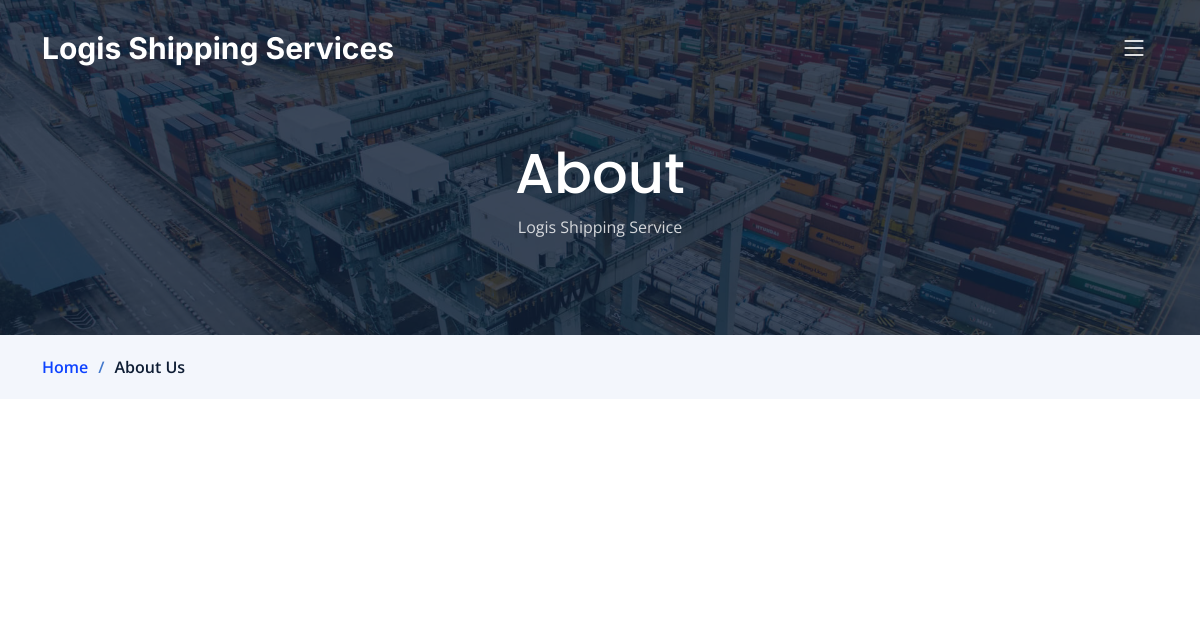
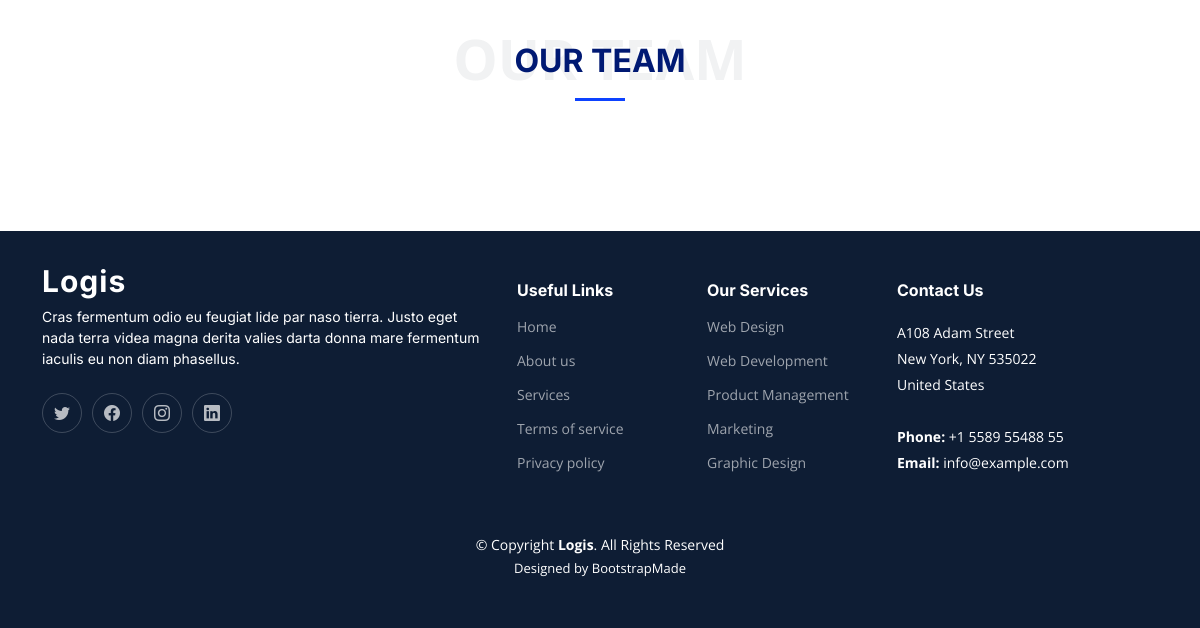
Page /about/ on the earlier database version (2 pictures, top to bottom).
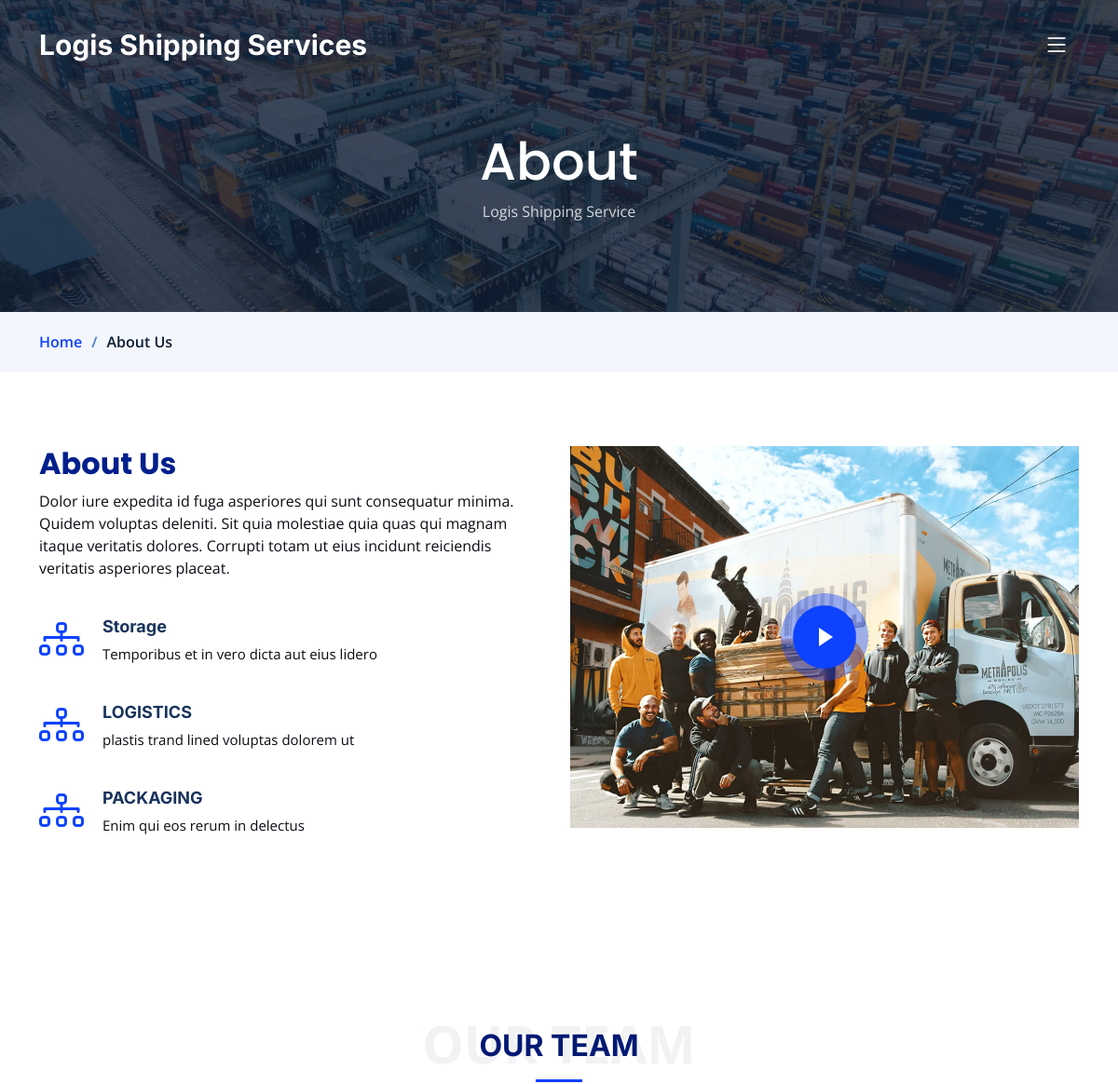
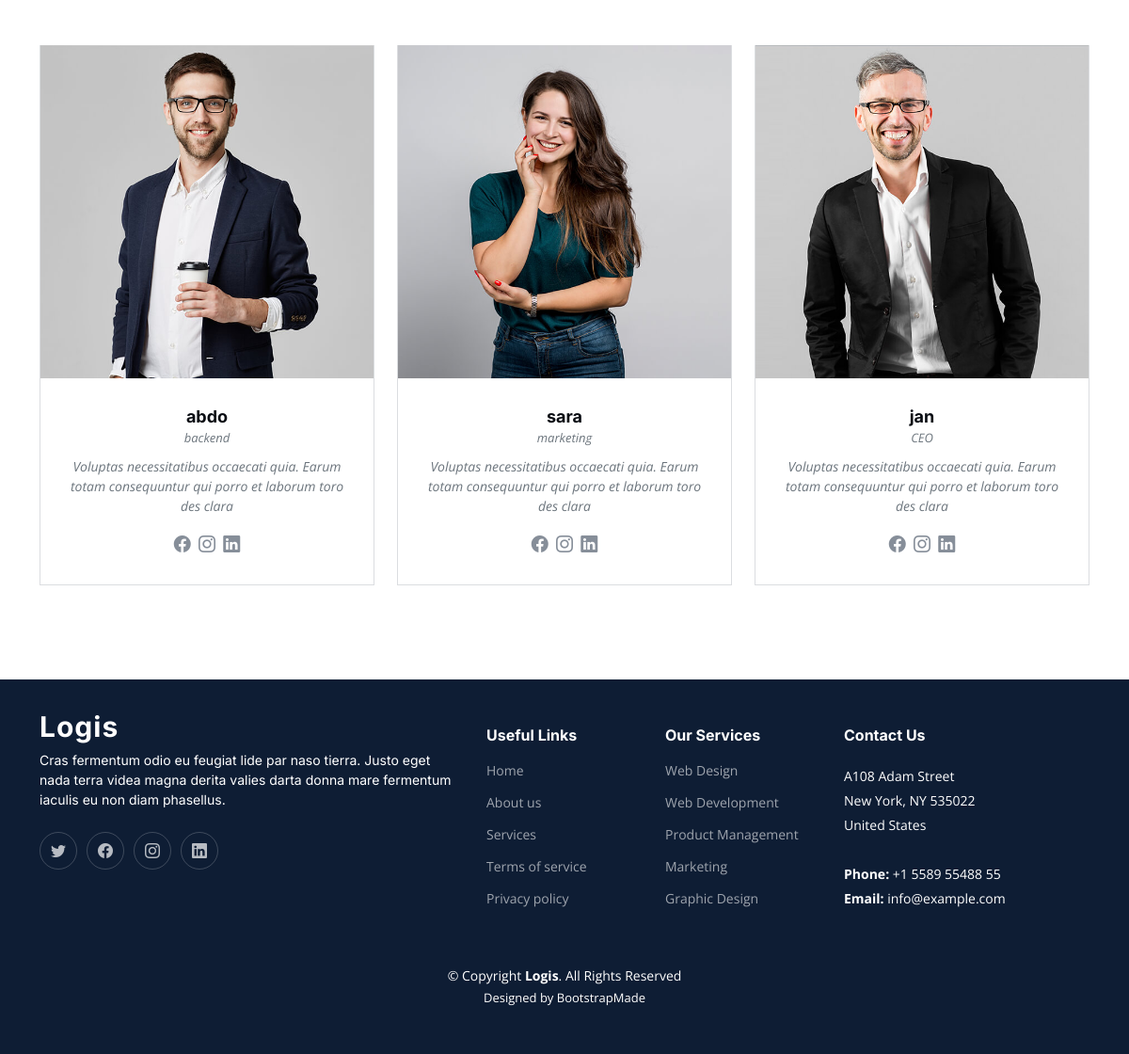
Same page on the later database version (2 pictures, top to bottom).
### service/models.py (models this page shows, shortened)
class About(models.Model):
    about_us = models.TextField(max_length=5000)
    image=models.ImageField( upload_to='about_us')

class Service(models.Model):
    name=models.CharField( max_length=50)
    title= models.CharField(max_length=200)
    subtitle=models.TextField(max_length=500)
    description=models.TextField(max_length=10000)
    ser_image=models.ImageField(upload_to='Service')
    det_image=models.ImageField( upload_to='Service',blank=True,null=True)
    slug=models.SlugField(null=True,blank=True)

class OurTeam(models.Model):
    name = models.CharField(max_length = 50)
    job=models.CharField(max_length = 50)
    image=models.ImageField( upload_to='OurTeam')
    job_info = models.TextField(max_length=300)
    facebook=models.CharField(max_length = 150)
    instagram=models.CharField(max_length = 150)
    linkedin=models.CharField(max_length = 150)

### service/views.py (the view)
# urls.py: path('about/', AboutList.as_view(), name='about_list'),
class AboutList(ListView):
    model = About
    extra_context = {
        'services': Service.objects.all(),
        'teams': OurTeam.objects.all(),
    }

### service/templates/service/about_list.html (shortened to what this page needs)
{%extends 'base.html'%}
{%block body%}
<div class="breadcrumbs">
    <div class="page-header d-flex align-items-center" style="background-image: url('assets/img/page-header.jpg');">
        <div class="container position-relative">
            <div class="row d-flex justify-content-center">
                <div class="col-lg-6 text-center">
                    <h2>About</h2>
                    <p>Logis Shipping Service</p>
                </div>
            </div>
        </div>
    </div>
    <nav>
        <div class="container">
            <ol>
                <li><a href="index.html">Home</a></li>
                <li>About Us</li>
            </ol>
        </div>
    </nav>
</div>
<section id="about" class="about">
    <div class="container" data-aos="fade-up">
        <div class="row gy-4">
            {%for item in object_list%}
            <div class="col-lg-6 position-relative align-self-start order-lg-last order-first">
                <img src="{{item.image.url}}" class="img-fluid" alt="">
                <a href="https://www.youtube.com/watch?v=LXb3EKWsInQ" class="glightbox play-btn"></a>
            </div>
            <div class="col-lg-6 content order-last  order-lg-first">
                <h3>About Us</h3>
                <p>
                    {{item.about_us}}
                </p>
                <ul>
                    {%for item in services%}
                    <li data-aos="fade-up" data-aos-delay="100">
                        <i class="bi bi-diagram-3"></i>
                        <div>
                            <h5>{{item.name}}</h5>
                            <p>{{item.title}}</p>
                        </div>
                    </li>
                    {%endfor%}
                </ul>
            </div>
            {%endfor%}
        </div>
    </div>
</section>
<section id="stats-counter" class="stats-counter pt-0">
</section>
<section id="team" class="team pt-0">
    <div class="container" data-aos="fade-up">
        <div class="section-header">
            <h2>Our Team</h2>
        </div>
        <div class="row" data-aos="fade-up" data-aos-delay="100">
            {%for member in teams %}
            <div class="col-lg-4 col-md-6 d-flex">
                <div class="member">
                    <img src="{{member.image.url}}" class="img-fluid" alt="">
                    <div class="member-content">
                        <h4>{{member.name}}</h4>
                        <span>{{member.job}}</span>
                        <p>
                            {{member.job_info}}
                        </p>
                        <div class="social">
                            <a href="{{member.facebook}}"><i class="bi bi-facebook"></i></a>
                            <a href="{{member.instagram}}"><i class="bi bi-instagram"></i></a>
                            <a href="{{member.linkedin}}"><i class="bi bi-linkedin"></i></a>
                        </div>
                    </div>
                </div>
            </div>
            {%endfor%}
        </div>
    </div>
</section>
{%endblock%}

Differences in the rows shown:
added About: image (picture), about_us "Dolor iure expedita id fuga asperiores qui sunt consequatur minima. Quidem voluptas deleniti. Sit quia molestiae quia quas qui magnam itaque veritatis dolores. Corrupti totam ut eius incidunt reiciendis veritatis asperiores placeat."
added Service: name "Storage", title "Temporibus et in vero dicta aut eius lidero"
added Service: name "LOGISTICS", title "plastis trand lined voluptas dolorem ut"
added Service: name "PACKAGING", title "Enim qui eos rerum in delectus"
added OurTeam: image (picture), name "abdo", job "backend", job_info "Voluptas necessitatibus occaecati quia. Earum totam consequuntur qui porro et laborum toro des clara"
added OurTeam: image (picture), name "sara", job "marketing", job_info "Voluptas necessitatibus occaecati quia. Earum totam consequuntur qui porro et laborum toro des clara"
added OurTeam: image (picture), name "jan", job "CEO", job_info "Voluptas necessitatibus occaecati quia. Earum totam consequuntur qui porro et laborum toro des clara"
